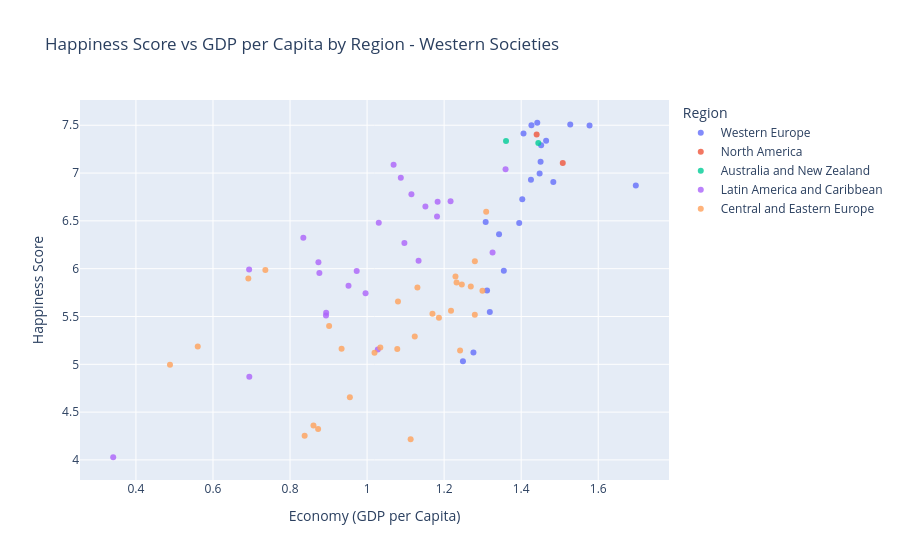

The cell this chart's notebook holds for it:
### Code cell
# Task 3: EDA
# Scatter Plot of the west

fig_2 = px.scatter(
    west_df,
    x="Economy (GDP per Capita)",
    y="Happiness Score",
    color="Region",
    hover_name="Country",
    title="Happiness Score vs GDP per Capita by Region - Western Societies",
    opacity=0.8,
)

fig_2.show()

### Figure 1 — Plotly figure (JSON) as saved in the notebook; plotly's stock layout.template omitted (floating-point values rounded to 4 significant figures)
{"data": [{"hovertemplate": "<b>%{hovertext}</b><br><br>Region=Western Europe<br>Economy (GDP per Capita)=%{x}<br>Happiness Score=%{y}<extra></extra>", "hovertext": ["Denmark", "Switzerland", "Iceland", "Norway", "Finland", "Netherlands", "Sweden", "Austria", "Germany", "Belgium", "Ireland", "Luxembourg", "United Kingdom", "Malta", "France", "Spain", "Italy", "North Cyprus", "Cyprus", "Portugal", "Greece"], "legendgroup": "Western Europe", "marker": {"color": "#636efa", "opacity": 0.8, "symbol": "circle"}, "mode": "markers", "name": "Western Europe", "orientation": "v", "showlegend": true, "type": "scatter", "x": [1.442, 1.527, 1.427, 1.577, 1.406, 1.465, 1.452, 1.45, 1.448, 1.425, 1.483, 1.698, 1.403, 1.308, 1.395, 1.343, 1.355, 1.311, 1.319, 1.276, 1.249], "xaxis": "x", "y": [7.526, 7.509, 7.501, 7.498, 7.413, 7.339, 7.291, 7.119, 6.994, 6.929, 6.907, 6.871, 6.725, 6.488, 6.478, 6.361, 5.977, 5.771, 5.546, 5.123, 5.033], "yaxis": "y"}, {"hovertemplate": "<b>%{hovertext}</b><br><br>Region=North America<br>Economy (GDP per Capita)=%{x}<br>Happiness Score=%{y}<extra></extra>", "hovertext": ["Canada", "United States"], "legendgroup": "North America", "marker": {"color": "#EF553B", "opacity": 0.8, "symbol": "circle"}, "mode": "markers", "name": "North America", "orientation": "v", "showlegend": true, "type": "scatter", "x": [1.44, 1.508], "xaxis": "x", "y": [7.404, 7.104], "yaxis": "y"}, {"hovertemplate": "<b>%{hovertext}</b><br><br>Region=Australia and New Zealand<br>Economy (GDP per Capita)=%{x}<br>Happiness Score=%{y}<extra></extra>", "hovertext": ["New Zealand", "Australia"], "legendgroup": "Australia and New Zealand", "marker": {"color": "#00cc96", "opacity": 0.8, "symbol": "circle"}, "mode": "markers", "name": "Australia and New Zealand", "orientation": "v", "showlegend": true, "type": "scatter", "x": [1.361, 1.444], "xaxis": "x", "y": [7.334, 7.313], "yaxis": "y"}, {"hovertemplate": "<b>%{hovertext}</b><br><br>Region=Latin America and Caribbean<br>Economy (GDP per Capita)=%{x}<br>Happiness Score=%{y}<extra></extra>", "hovertext": ["Costa Rica", "Puerto Rico", "Brazil", "Mexico", "Chile", "Panama", "Argentina", "Uruguay", "Colombia", "Guatemala", "Suriname", "Trinidad and Tobago", "Venezuela", "El Salvador", "Nicaragua", "Ecuador", "Belize", "Bolivia", "Peru", "Paraguay", "Jamaica", "Dominican Republic", "Honduras", "Haiti"], "legendgroup": "Latin America and Caribbean", "marker": {"color": "#ab63fa", "opacity": 0.8, "symbol": "circle"}, "mode": "markers", "name": "Latin America and Caribbean", "orientation": "v", "showlegend": true, "type": "scatter", "x": [1.069, 1.359, 1.088, 1.115, 1.217, 1.183, 1.151, 1.182, 1.03, 0.8345, 1.097, 1.326, 1.134, 0.8737, 0.6938, 0.9731, 0.8762, 0.9518, 0.996, 0.8937, 0.8933, 1.028, 0.6943, 0.341], "xaxis": "x", "y": [7.087, 7.039, 6.952, 6.778, 6.705, 6.701, 6.65, 6.545, 6.481, 6.324, 6.269, 6.168, 6.084, 6.068, 5.992, 5.976, 5.956, 5.822, 5.743, 5.538, 5.51, 5.155, 4.871, 4.028], "yaxis": "y"}, {"hovertemplate": "<b>%{hovertext}</b><br><br>Region=Central and Eastern Europe<br>Economy (GDP per Capita)=%{x}<br>Happiness Score=%{y}<extra></extra>", "hovertext": ["Czech Republic", "Slovakia", "Uzbekistan", "Kazakhstan", "Moldova", "Russia", "Poland", "Lithuania", "Belarus", "Slovenia", "Turkmenistan", "Latvia", "Romania", "Estonia", "Croatia", "Kosovo", "Azerbaijan", "Kyrgyzstan", "Serbia", "Bosnia and Herzegovina", "Montenegro", "Hungary", "Macedonia", "Tajikistan", "Albania", "Armenia", "Ukraine", "Georgia", "Bulgaria"], "legendgroup": "Central and Eastern Europe", "marker": {"color": "#FFA15A", "opacity": 0.8, "symbol": "circle"}, "mode": "markers", "name": "Central and Eastern Europe", "orientation": "v", "showlegend": true, "type": "scatter", "x": [1.309, 1.28, 0.7359, 1.229, 0.6918, 1.232, 1.246, 1.269, 1.131, 1.299, 1.08, 1.218, 1.17, 1.28, 1.186, 0.9014, 1.124, 0.5604, 1.034, 0.9338, 1.078, 1.241, 1.019, 0.4884, 0.9553, 0.8609, 0.8729, 0.8379, 1.113], "xaxis": "x", "y": [6.596, 6.078, 5.987, 5.919, 5.897, 5.856, 5.835, 5.813, 5.802, 5.768, 5.658, 5.56, 5.528, 5.517, 5.488, 5.401, 5.291, 5.185, 5.177, 5.163, 5.161, 5.145, 5.121, 4.996, 4.655, 4.36, 4.324, 4.252, 4.217], "yaxis": "y"}], "layout": {"legend": {"title": {"text": "Region"}, "tracegroupgap": 0}, "title": {"text": "Happiness Score vs GDP per Capita by Region - Western Societies"}, "xaxis": {"anchor": "y", "domain": [0, 1], "title": {"text": "Economy (GDP per Capita)"}}, "yaxis": {"anchor": "x", "domain": [0, 1], "title": {"text": "Happiness Score"}}}}
